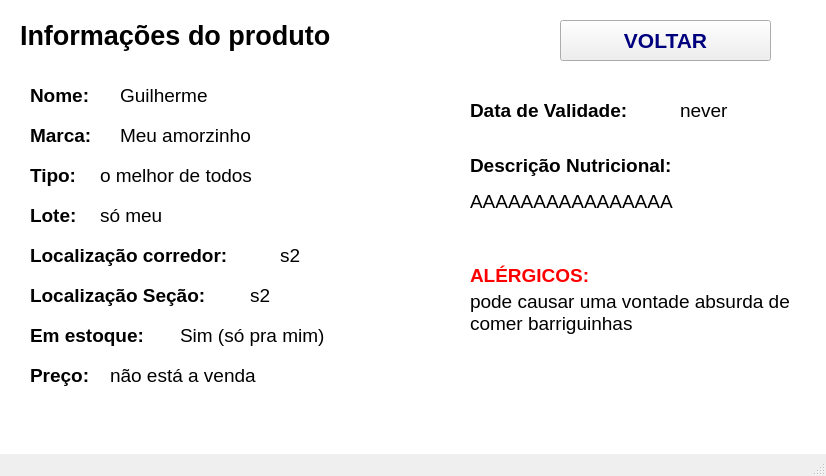
<?xml version="1.0" encoding="UTF-8"?>
<ui version="4.0">
 <class>MainWindow</class>
 <widget class="QMainWindow" name="MainWindow">
  <property name="geometry">
   <rect>
    <x>0</x>
    <y>0</y>
    <width>826</width>
    <height>476</height>
   </rect>
  </property>
  <property name="windowTitle">
   <string>MainWindow</string>
  </property>
  <widget class="QWidget" name="centralwidget">
   <widget class="QLabel" name="inf_titulo">
    <property name="geometry">
     <rect>
      <x>20</x>
      <y>10</y>
      <width>481</width>
      <height>51</height>
     </rect>
    </property>
    <property name="font">
     <font>
      <pointsize>20</pointsize>
      <weight>75</weight>
      <bold>true</bold>
     </font>
    </property>
    <property name="text">
     <string>Informações do produto</string>
    </property>
   </widget>
   <widget class="QLabel" name="inf_nome">
    <property name="geometry">
     <rect>
      <x>30</x>
      <y>80</y>
      <width>81</width>
      <height>31</height>
     </rect>
    </property>
    <property name="font">
     <font>
      <pointsize>14</pointsize>
      <weight>75</weight>
      <bold>true</bold>
     </font>
    </property>
    <property name="text">
     <string>Nome:</string>
    </property>
   </widget>
   <widget class="QLabel" name="inf_marca">
    <property name="geometry">
     <rect>
      <x>30</x>
      <y>120</y>
      <width>81</width>
      <height>31</height>
     </rect>
    </property>
    <property name="font">
     <font>
      <pointsize>14</pointsize>
      <weight>75</weight>
      <bold>true</bold>
     </font>
    </property>
    <property name="text">
     <string>Marca:</string>
    </property>
   </widget>
   <widget class="QLabel" name="inf_tipo">
    <property name="geometry">
     <rect>
      <x>30</x>
      <y>160</y>
      <width>61</width>
      <height>31</height>
     </rect>
    </property>
    <property name="font">
     <font>
      <pointsize>14</pointsize>
      <weight>75</weight>
      <bold>true</bold>
     </font>
    </property>
    <property name="text">
     <string>Tipo:</string>
    </property>
   </widget>
   <widget class="QLabel" name="inf_data">
    <property name="geometry">
     <rect>
      <x>470</x>
      <y>90</y>
      <width>211</width>
      <height>41</height>
     </rect>
    </property>
    <property name="font">
     <font>
      <pointsize>14</pointsize>
      <weight>75</weight>
      <bold>true</bold>
     </font>
    </property>
    <property name="text">
     <string>Data de Validade:</string>
    </property>
   </widget>
   <widget class="QLabel" name="inf_lote">
    <property name="geometry">
     <rect>
      <x>30</x>
      <y>200</y>
      <width>61</width>
      <height>31</height>
     </rect>
    </property>
    <property name="font">
     <font>
      <pointsize>14</pointsize>
      <weight>75</weight>
      <bold>true</bold>
     </font>
    </property>
    <property name="text">
     <string>Lote:</string>
    </property>
   </widget>
   <widget class="QLabel" name="inf_loccorr">
    <property name="geometry">
     <rect>
      <x>30</x>
      <y>240</y>
      <width>251</width>
      <height>31</height>
     </rect>
    </property>
    <property name="font">
     <font>
      <pointsize>14</pointsize>
      <weight>75</weight>
      <bold>true</bold>
     </font>
    </property>
    <property name="text">
     <string>Localização corredor:</string>
    </property>
   </widget>
   <widget class="QLabel" name="inf_locsec">
    <property name="geometry">
     <rect>
      <x>30</x>
      <y>280</y>
      <width>221</width>
      <height>31</height>
     </rect>
    </property>
    <property name="font">
     <font>
      <pointsize>14</pointsize>
      <weight>75</weight>
      <bold>true</bold>
     </font>
    </property>
    <property name="text">
     <string>Localização Seção:</string>
    </property>
   </widget>
   <widget class="QLabel" name="inf_estoque">
    <property name="geometry">
     <rect>
      <x>30</x>
      <y>320</y>
      <width>151</width>
      <height>31</height>
     </rect>
    </property>
    <property name="font">
     <font>
      <pointsize>14</pointsize>
      <weight>75</weight>
      <bold>true</bold>
     </font>
    </property>
    <property name="text">
     <string>Em estoque:</string>
    </property>
   </widget>
   <widget class="QLabel" name="inf_preco">
    <property name="geometry">
     <rect>
      <x>30</x>
      <y>360</y>
      <width>81</width>
      <height>31</height>
     </rect>
    </property>
    <property name="font">
     <font>
      <pointsize>14</pointsize>
      <weight>75</weight>
      <bold>true</bold>
     </font>
    </property>
    <property name="text">
     <string>Preço:</string>
    </property>
   </widget>
   <widget class="QLabel" name="inf_desc">
    <property name="geometry">
     <rect>
      <x>470</x>
      <y>150</y>
      <width>261</width>
      <height>31</height>
     </rect>
    </property>
    <property name="font">
     <font>
      <pointsize>14</pointsize>
      <weight>75</weight>
      <bold>true</bold>
     </font>
    </property>
    <property name="text">
     <string>Descrição Nutricional:</string>
    </property>
   </widget>
   <widget class="QLabel" name="inf_alergicos">
    <property name="geometry">
     <rect>
      <x>470</x>
      <y>260</y>
      <width>151</width>
      <height>31</height>
     </rect>
    </property>
    <property name="font">
     <font>
      <pointsize>14</pointsize>
      <weight>75</weight>
      <bold>true</bold>
     </font>
    </property>
    <property name="styleSheet">
     <string notr="true">color: rgb(255, 0, 0);</string>
    </property>
    <property name="text">
     <string>ALÉRGICOS:</string>
    </property>
   </widget>
   <widget class="QLabel" name="res_nome">
    <property name="geometry">
     <rect>
      <x>120</x>
      <y>80</y>
      <width>311</width>
      <height>31</height>
     </rect>
    </property>
    <property name="font">
     <font>
      <pointsize>14</pointsize>
      <weight>50</weight>
      <bold>false</bold>
     </font>
    </property>
    <property name="text">
     <string>Guilherme</string>
    </property>
   </widget>
   <widget class="QLabel" name="res_marca">
    <property name="geometry">
     <rect>
      <x>120</x>
      <y>120</y>
      <width>311</width>
      <height>31</height>
     </rect>
    </property>
    <property name="font">
     <font>
      <pointsize>14</pointsize>
      <weight>50</weight>
      <bold>false</bold>
     </font>
    </property>
    <property name="text">
     <string>Meu amorzinho</string>
    </property>
   </widget>
   <widget class="QLabel" name="res_tipo">
    <property name="geometry">
     <rect>
      <x>100</x>
      <y>160</y>
      <width>321</width>
      <height>31</height>
     </rect>
    </property>
    <property name="font">
     <font>
      <pointsize>14</pointsize>
      <weight>50</weight>
      <bold>false</bold>
     </font>
    </property>
    <property name="text">
     <string>o melhor de todos</string>
    </property>
   </widget>
   <widget class="QLabel" name="res_lote">
    <property name="geometry">
     <rect>
      <x>100</x>
      <y>200</y>
      <width>211</width>
      <height>31</height>
     </rect>
    </property>
    <property name="font">
     <font>
      <pointsize>14</pointsize>
      <weight>50</weight>
      <bold>false</bold>
     </font>
    </property>
    <property name="text">
     <string>só meu</string>
    </property>
   </widget>
   <widget class="QLabel" name="res_loccorr">
    <property name="geometry">
     <rect>
      <x>280</x>
      <y>240</y>
      <width>141</width>
      <height>31</height>
     </rect>
    </property>
    <property name="font">
     <font>
      <pointsize>14</pointsize>
      <weight>50</weight>
      <bold>false</bold>
     </font>
    </property>
    <property name="text">
     <string>s2</string>
    </property>
   </widget>
   <widget class="QLabel" name="res_locsec">
    <property name="geometry">
     <rect>
      <x>250</x>
      <y>280</y>
      <width>141</width>
      <height>31</height>
     </rect>
    </property>
    <property name="font">
     <font>
      <pointsize>14</pointsize>
      <weight>50</weight>
      <bold>false</bold>
     </font>
    </property>
    <property name="text">
     <string>s2</string>
    </property>
   </widget>
   <widget class="QLabel" name="res_estoque">
    <property name="geometry">
     <rect>
      <x>180</x>
      <y>320</y>
      <width>201</width>
      <height>31</height>
     </rect>
    </property>
    <property name="font">
     <font>
      <pointsize>14</pointsize>
      <weight>50</weight>
      <bold>false</bold>
     </font>
    </property>
    <property name="text">
     <string>Sim (só pra mim)</string>
    </property>
   </widget>
   <widget class="QLabel" name="res_preco">
    <property name="geometry">
     <rect>
      <x>110</x>
      <y>360</y>
      <width>251</width>
      <height>31</height>
     </rect>
    </property>
    <property name="font">
     <font>
      <pointsize>14</pointsize>
      <weight>50</weight>
      <bold>false</bold>
     </font>
    </property>
    <property name="text">
     <string>não está a venda</string>
    </property>
   </widget>
   <widget class="QLabel" name="res_data">
    <property name="geometry">
     <rect>
      <x>680</x>
      <y>95</y>
      <width>241</width>
      <height>31</height>
     </rect>
    </property>
    <property name="font">
     <font>
      <pointsize>14</pointsize>
      <weight>50</weight>
      <bold>false</bold>
     </font>
    </property>
    <property name="text">
     <string>never</string>
    </property>
   </widget>
   <widget class="QLabel" name="res_desc">
    <property name="geometry">
     <rect>
      <x>470</x>
      <y>190</y>
      <width>341</width>
      <height>71</height>
     </rect>
    </property>
    <property name="font">
     <font>
      <pointsize>14</pointsize>
      <weight>50</weight>
      <bold>false</bold>
     </font>
    </property>
    <property name="text">
     <string>AAAAAAAAAAAAAAAA</string>
    </property>
    <property name="scaledContents">
     <bool>false</bool>
    </property>
    <property name="alignment">
     <set>Qt::AlignLeading|Qt::AlignLeft|Qt::AlignTop</set>
    </property>
    <property name="wordWrap">
     <bool>true</bool>
    </property>
   </widget>
   <widget class="QLabel" name="res_alergicos">
    <property name="geometry">
     <rect>
      <x>470</x>
      <y>290</y>
      <width>331</width>
      <height>141</height>
     </rect>
    </property>
    <property name="font">
     <font>
      <pointsize>14</pointsize>
      <weight>50</weight>
      <bold>false</bold>
     </font>
    </property>
    <property name="text">
     <string>pode causar uma vontade absurda de comer barriguinhas</string>
    </property>
    <property name="scaledContents">
     <bool>false</bool>
    </property>
    <property name="alignment">
     <set>Qt::AlignLeading|Qt::AlignLeft|Qt::AlignTop</set>
    </property>
    <property name="wordWrap">
     <bool>true</bool>
    </property>
   </widget>
   <widget class="QPushButton" name="pushButton">
    <property name="geometry">
     <rect>
      <x>560</x>
      <y>20</y>
      <width>211</width>
      <height>41</height>
     </rect>
    </property>
    <property name="font">
     <font>
      <pointsize>16</pointsize>
      <weight>75</weight>
      <bold>true</bold>
     </font>
    </property>
    <property name="focusPolicy">
     <enum>Qt::StrongFocus</enum>
    </property>
    <property name="styleSheet">
     <string notr="true">color: rgb(0, 0, 127);</string>
    </property>
    <property name="text">
     <string>VOLTAR</string>
    </property>
    <property name="checkable">
     <bool>true</bool>
    </property>
    <property name="autoExclusive">
     <bool>true</bool>
    </property>
   </widget>
   <widget class="QLabel" name="fundo_branco">
    <property name="geometry">
     <rect>
      <x>-110</x>
      <y>-100</y>
      <width>1251</width>
      <height>831</height>
     </rect>
    </property>
    <property name="styleSheet">
     <string notr="true">background-color: rgb(255, 255, 255);</string>
    </property>
    <property name="text">
     <string/>
    </property>
   </widget>
   <zorder>fundo_branco</zorder>
   <zorder>inf_titulo</zorder>
   <zorder>inf_nome</zorder>
   <zorder>inf_marca</zorder>
   <zorder>inf_tipo</zorder>
   <zorder>inf_data</zorder>
   <zorder>inf_lote</zorder>
   <zorder>inf_loccorr</zorder>
   <zorder>inf_locsec</zorder>
   <zorder>inf_estoque</zorder>
   <zorder>inf_preco</zorder>
   <zorder>inf_desc</zorder>
   <zorder>inf_alergicos</zorder>
   <zorder>res_nome</zorder>
   <zorder>res_marca</zorder>
   <zorder>res_tipo</zorder>
   <zorder>res_lote</zorder>
   <zorder>res_loccorr</zorder>
   <zorder>res_locsec</zorder>
   <zorder>res_estoque</zorder>
   <zorder>res_preco</zorder>
   <zorder>res_data</zorder>
   <zorder>res_desc</zorder>
   <zorder>res_alergicos</zorder>
   <zorder>pushButton</zorder>
  </widget>
  <widget class="QMenuBar" name="menubar">
   <property name="geometry">
    <rect>
     <x>0</x>
     <y>0</y>
     <width>826</width>
     <height>26</height>
    </rect>
   </property>
  </widget>
  <widget class="QStatusBar" name="statusbar"/>
 </widget>
 <resources/>
 <connections/>
</ui>
